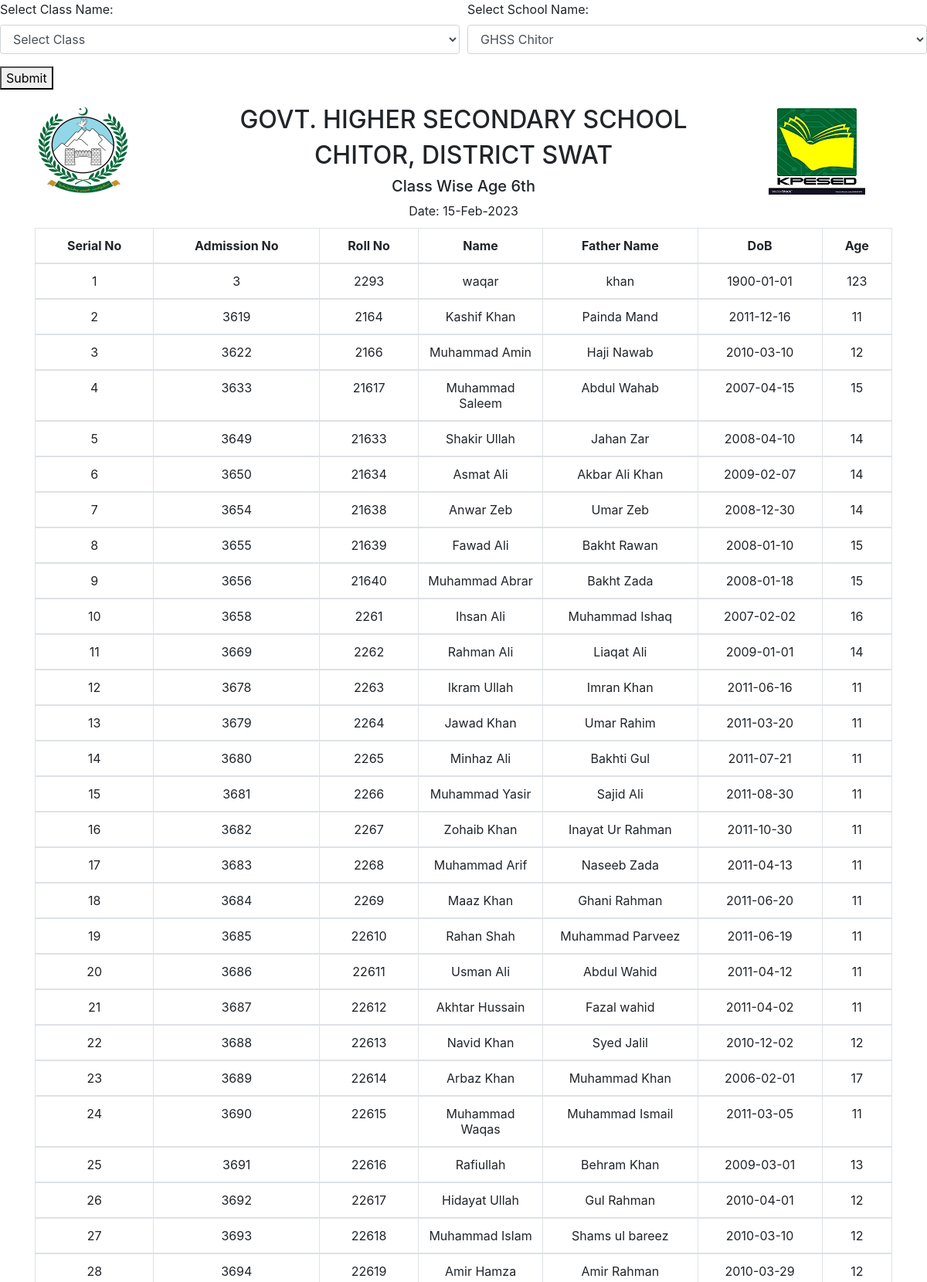
Screenshot of /class_wise_age.php (upper part) with the database file from the repository.
### tables this page shows
CREATE TABLE `students_info` (
  `Roll_No` int(11) NOT NULL,
  `Name` varchar(100) NOT NULL,
  `FName` varchar(100) NOT NULL,
  `Dob` date DEFAULT NULL,
  `Mobile_No` varchar(12) NOT NULL DEFAULT '03',
  `Admission_Date` date DEFAULT NULL,
  `Admission_No` int(6) DEFAULT NULL,
  `Father_Cnic` varchar(15) DEFAULT NULL,
  `Student_Form_B` varchar(15) DEFAULT NULL,
  `School` varchar(200) NOT NULL DEFAULT 'GHSS CHITOR',
  `Class` enum('5th','6th A','6th B','7th','8th A','8th B','8th','10th A','10th B','9th A','9th B','6th','7th A','7th B','4th','11th') NOT NULL,
  `Class_Position` varchar(20) DEFAULT NULL,
  `Status` int(11) NOT NULL DEFAULT 1
);

### class_wise_age.php (the view, shortened to what this page needs)
<?php
require_once 'sand_box.php';
$link=connect();
?>
<form action="#" method="GET">
<div class="form-row no-print">
<?php
  $selected_class='';
  select_class($selected_class);
  select_school($SCHOOL_SHOW);?>
</div>
<button class="no-print" type="submit" name="submit" class="btn btn-primary">
  Submit
</button>
</form>
<?php
if (isset($_GET['submit'])) {
$class_name=$_GET['class_exam'];
$class_name=str_replace('\'', '', $class_name);
}
else {
    $class_name="6th";
}
Page_Header('Class wise age '.$class_name);
?>
</head>
<body>
<?php
if (isset($_GET['school'])) {
    $school_name=$_GET['school'];
    $school_name=str_replace('\'', '', $school_name);
}
else {
    $school_name ='GHSS CHITOR';
}
?>
<div class="container">
    <div class="row m-t-1">
        <div class="log col-sm-2">
            <img src="./images/khyber.png" alt="khyber">
        </div>
        <div class="header text-center col-sm-8">
        <h2>GOVT. HIGHER SECONDARY SCHOOL </h2>
        <h2 >  CHITOR, DISTRICT SWAT  </h2>
        <h5>
           Class Wise Age
            <?php echo $class_name;  ?>
        </h5>
                     Date: <?php echo date('d-M-Y') ?>
        </div>
        <div class="logo2 col-sm-2">
        <img src="./images/kpesed.png" alt="kpesed.png">
        </div>
    </div>
</div>
<div class="container">
    <table class="table table-bordered" id="award-list">
        <thead>
    <tr>
        <th>Serial No</th>
        <th>Admission No </th>
        <th>Roll No </th>
        <th>Name </th>
        <th>Father Name</th>
        <th>DoB</th>
        <th>Age</th>
    </tr>
    <thead>
        <?php
        $q="Select * from students_info WHERE
              Class='$class_name'
              AND
              School='$school_name'
              AND
              Status='1' order by Admission_No ASC";
        $qr=mysqli_query($link, $q) or die('Error in Q 1'.mysqli_error($link));
        $i=1;
        while ($qfa=mysqli_fetch_assoc($qr)) {
            $age = calculate_age($qfa['Dob']);
                echo  '<tr>
                            <td>'.$i. '</td>
                            <td>'.$qfa['Admission_No'].'</td>
                            <td>'.$qfa['Roll_No'].'</td>
                            <td>'.$qfa['Name'].'</td>
                            <td>'.$qfa['FName'].'</td>
                            <td>'.$qfa['Dob'].'</td>
                            <td>'.$age.'</td>
                        </tr>';
            $i++;
        }
        ?>
    </table>
</div>
<?php Page_close(); ?>

### sand_box.php (shortened to what this page needs)
<?php
        $link=connect();
function Page_header($page_name)
{
    echo '<!DOCTYPE html>
<html lang="en">
    <head>
        <title>' .$page_name.  '</title>
        <meta charset="utf-8">
        <meta name="viewport" content="width=device-width, initial-scale=1">
        <link rel="stylesheet" href="css/bootstrap.min.css">
        <link rel="stylesheet" href="css/custom.css">
        <link rel="stylesheet" href="css/style.css">
        <script type="text/javascript" src="js/jquery3.6.js">  </script>
        <script type="text/javascript" src="js/bootstrap.bundle.js"></script>
        <script type="text/javascript" src="js/bootstrap.bundle.min.js.map"></script>
        <script type="text/javascript" src="js/custom.js"></script>';
}
function Page_close()
{
    echo'</body>
		</html>';
}
function select_single_column_array_data($column_name,$table_name,$where_column,$where_value){
    $q="SELECT $column_name from $table_name WHERE $where_column=$where_value";
    global $link;
    $exe=mysqli_query($link,$q);
    $data=[];
while($exer=mysqli_fetch_assoc($exe)){
    $value=$exer[$column_name];
array_push($data,$value);
}
return $data;
}
function select_class($selected_class) {
    echo "
<div class='form-group col-md-6'>
	<label for='class_exam'>Select Class Name: </label>
              <select class='form-control' name='class_exam' required>
                <option value=''>Select Class </option>";
    echo "   </select>
      </div>
";
}
function select_school($selected_school)
{
    $school_names_array=select_single_column_array_data("Name","schools","Status","1");
    echo "
	<div class='form-group col-md-6'>
		<label for='school'>Select School Name: </label>
              <select class='form-control' name='school' required>
                <option value=''>Select School </option>";
                for($i=0;$i<count($school_names_array);$i++){
                    echo "<option value='$school_names_array[$i]'";
                         if ($selected_school==$school_names_array[$i]){
                            echo "selected";
                         }
                    echo"> $school_names_array[$i] </option> ";
                 }
                 echo "   </select>
                   </div>
             ";
}
function calculate_age($dob)
{
    $date = new DateTime($dob);
    $now = new DateTime();
    $interval = $now->diff($date);
    return $interval->y;
}
?>

### css/style.css (style rules this page uses)
table { text-align: center; margin: 10px auto; width: 90%; }
table td { max-width: 100px; }
.text-center { text-align: center; }
.m-t-1 { margin-top:20px; }

### rows the page displays
students_info: Admission_No "3", Roll_No "2293", Name "waqar", FName "khan", Dob "1900-01-01", Dob "123"
students_info: Admission_No "3619", Roll_No "2164", Name "Kashif Khan", FName "Painda Mand", Dob "2011-12-16", Dob "11"
students_info: Admission_No "3622", Roll_No "2166", Name "Muhammad Amin", FName "Haji Nawab", Dob "2010-03-10", Dob "12"
students_info: Admission_No "3633", Roll_No "21617", Name "Muhammad Saleem", FName "Abdul Wahab", Dob "2007-04-15", Dob "15"
students_info: Admission_No "3649", Roll_No "21633", Name "Shakir Ullah", FName "Jahan Zar", Dob "2008-04-10", Dob "14"
students_info: Admission_No "3650", Roll_No "21634", Name "Asmat Ali", FName "Akbar Ali Khan", Dob "2009-02-07", Dob "14"
students_info: Admission_No "3654", Roll_No "21638", Name "Anwar Zeb", FName "Umar Zeb", Dob "2008-12-30", Dob "14"
students_info: Admission_No "3655", Roll_No "21639", Name "Fawad Ali", FName "Bakht Rawan", Dob "2008-01-10", Dob "15"
students_info: Admission_No "3656", Roll_No "21640", Name "Muhammad Abrar", FName "Bakht Zada", Dob "2008-01-18", Dob "15"
students_info: Admission_No "3658", Roll_No "2261", Name "Ihsan Ali", FName "Muhammad Ishaq", Dob "2007-02-02", Dob "16"
students_info: Admission_No "3669", Roll_No "2262", Name "Rahman Ali", FName "Liaqat Ali", Dob "2009-01-01", Dob "14"
students_info: Admission_No "3678", Roll_No "2263", Name "Ikram Ullah", FName "Imran Khan", Dob "2011-06-16", Dob "11"
students_info: Admission_No "3679", Roll_No "2264", Name "Jawad Khan", FName "Umar Rahim", Dob "2011-03-20", Dob "11"
students_info: Admission_No "3680", Roll_No "2265", Name "Minhaz Ali", FName "Bakhti Gul", Dob "2011-07-21", Dob "11"
students_info: Admission_No "3681", Roll_No "2266", Name "Muhammad Yasir", FName "Sajid Ali", Dob "2011-08-30", Dob "11"
students_info: Admission_No "3682", Roll_No "2267", Name "Zohaib Khan", FName "Inayat Ur Rahman", Dob "2011-10-30", Dob "11"
students_info: Admission_No "3683", Roll_No "2268", Name "Muhammad Arif", FName "Naseeb Zada", Dob "2011-04-13", Dob "11"
students_info: Admission_No "3684", Roll_No "2269", Name "Maaz Khan", FName "Ghani Rahman", Dob "2011-06-20", Dob "11"
students_info: Admission_No "3685", Roll_No "22610", Name "Rahan Shah", FName "Muhammad Parveez", Dob "2011-06-19", Dob "11"
students_info: Admission_No "3686", Roll_No "22611", Name "Usman Ali", FName "Abdul Wahid", Dob "2011-04-12", Dob "11"
students_info: Admission_No "3687", Roll_No "22612", Name "Akhtar Hussain", FName "Fazal wahid", Dob "2011-04-02", Dob "11"
students_info: Admission_No "3688", Roll_No "22613", Name "Navid Khan", FName "Syed Jalil", Dob "2010-12-02", Dob "12"
students_info: Admission_No "3689", Roll_No "22614", Name "Arbaz Khan", FName "Muhammad Khan", Dob "2006-02-01", Dob "17"
students_info: Admission_No "3690", Roll_No "22615", Name "Muhammad Waqas", FName "Muhammad Ismail", Dob "2011-03-05", Dob "11"
students_info: Admission_No "3691", Roll_No "22616", Name "Rafiullah", FName "Behram Khan", Dob "2009-03-01", Dob "13"
students_info: Admission_No "3692", Roll_No "22617", Name "Hidayat Ullah", FName "Gul Rahman", Dob "2010-04-01", Dob "12"
students_info: Admission_No "3693", Roll_No "22618", Name "Muhammad Islam", FName "Shams ul bareez", Dob "2010-03-10", Dob "12"
students_info: Admission_No "3694", Roll_No "22619", Name "Amir Hamza", FName "Amir Rahman", Dob "2010-03-29", Dob "12"

### other values shown
$class_name "6th"
form field school "GHSS Chitor"
